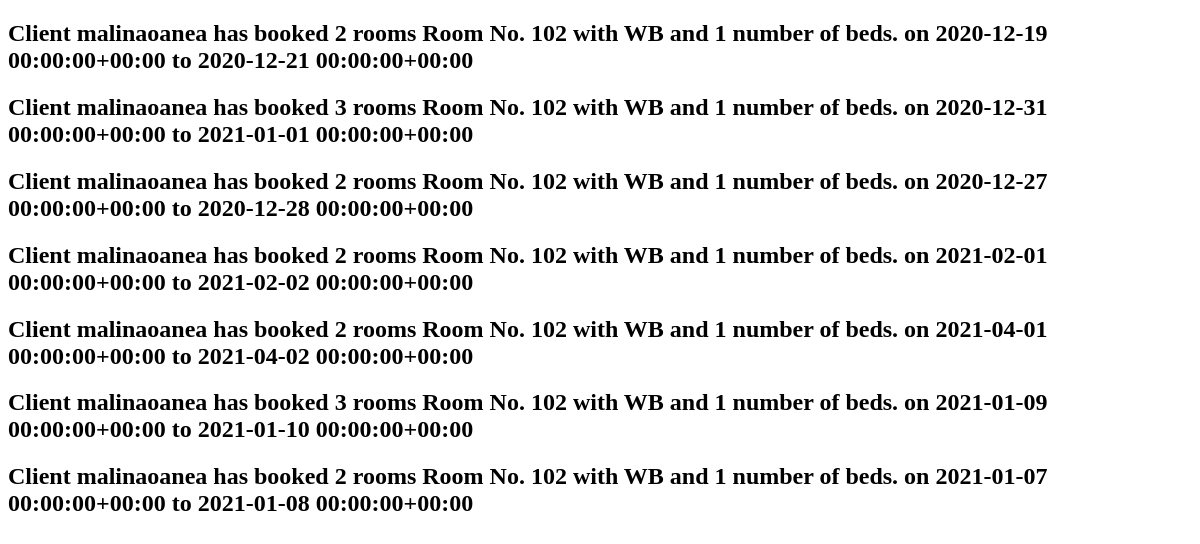
The app's page /book_list/, older data.
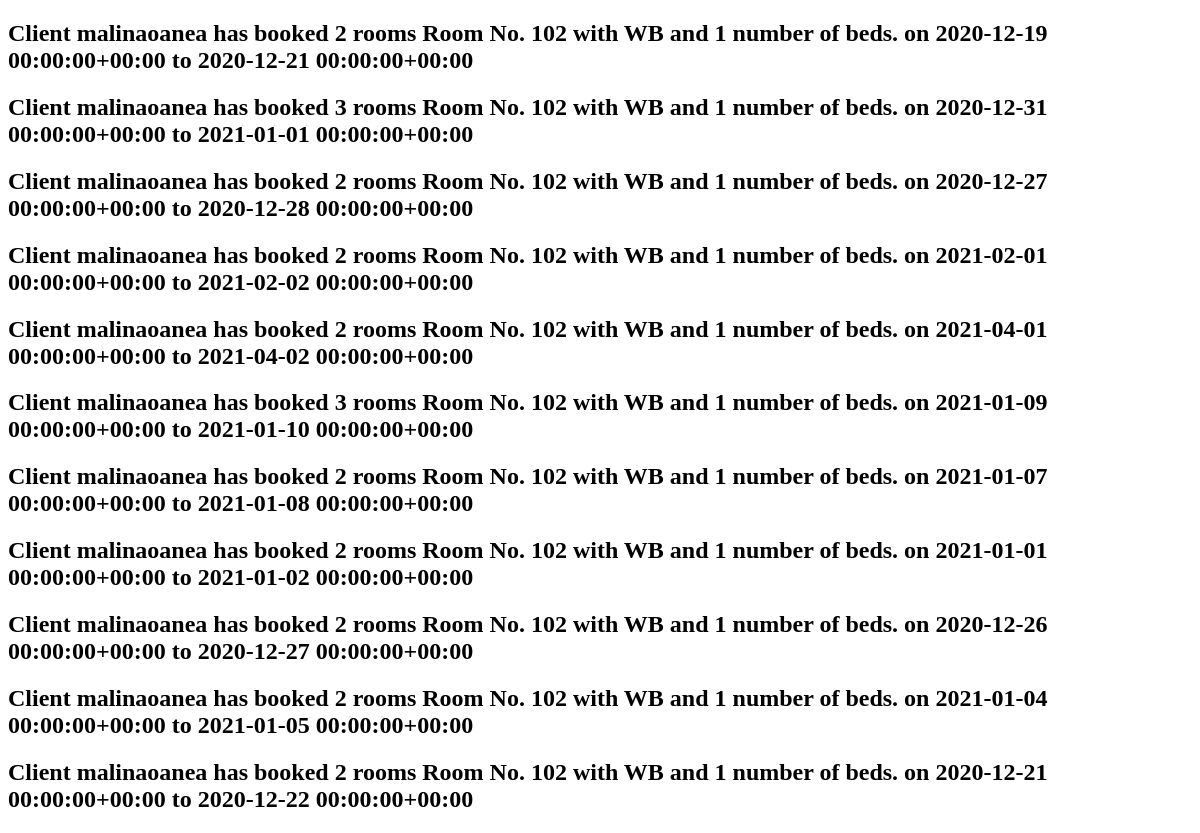
The same page, newer data.
### innapp/models.py (models this page shows)
class Book(models.Model):
    client = models.ForeignKey(settings.AUTH_USER_MODEL, on_delete=models.CASCADE)
    room = models.ForeignKey(Room, on_delete=models.CASCADE)
    check_in = models.DateTimeField()
    check_out = models.DateTimeField()
    number_of_rooms = models.IntegerField(default=0)
    def __str__(self):
        return 'Client {} has booked {} rooms {} on {} to {}'.format(self.client, self.number_of_rooms, self.room, self.check_in, self.check_out)

class Room(models.Model):
    ROOM_CATEGORIES = ( ('WB', 'bathroom'), ('NB', 'nbathroom'))
    number = models.IntegerField(default=0)
    category = models.CharField(max_length=5, choices=ROOM_CATEGORIES)
    beds = models.IntegerField(default=0)
    capacity = models.IntegerField(default=0)
    def __str__(self):
        return 'Room No. {} with {} and {} number of beds.'.format(self.number, self.category, self.beds)

### innapp/views.py (the view)
# urls.py: path('book_list/', BookList.as_view(), name='book_list'),
class BookList(ListView):
    model = Book

### innapp/templates/innapp/book_list.html (shortened to what this page needs)
<!DOCTYPE html>
<head>
</head>
<body>
    {% for b in book_list%}
    <h2>{{b}}</h2>
    {% endfor %}
</body>
</html>

Row changes from the older to the newer data that the page shows:
added Book: client+number_of_rooms+room "Client malinaoanea has booked 2 rooms Room No. 102 with WB and 1 number of beds. on 2021-01-01 00:00:00+00:00 to 2021-01-02 00:00:00+00:00"
added Book: client+number_of_rooms+room "Client malinaoanea has booked 2 rooms Room No. 102 with WB and 1 number of beds. on 2020-12-26 00:00:00+00:00 to 2020-12-27 00:00:00+00:00"
added Book: client+number_of_rooms+room "Client malinaoanea has booked 2 rooms Room No. 102 with WB and 1 number of beds. on 2021-01-04 00:00:00+00:00 to 2021-01-05 00:00:00+00:00"
added Book: client+number_of_rooms+room "Client malinaoanea has booked 2 rooms Room No. 102 with WB and 1 number of beds. on 2020-12-21 00:00:00+00:00 to 2020-12-22 00:00:00+00:00"
